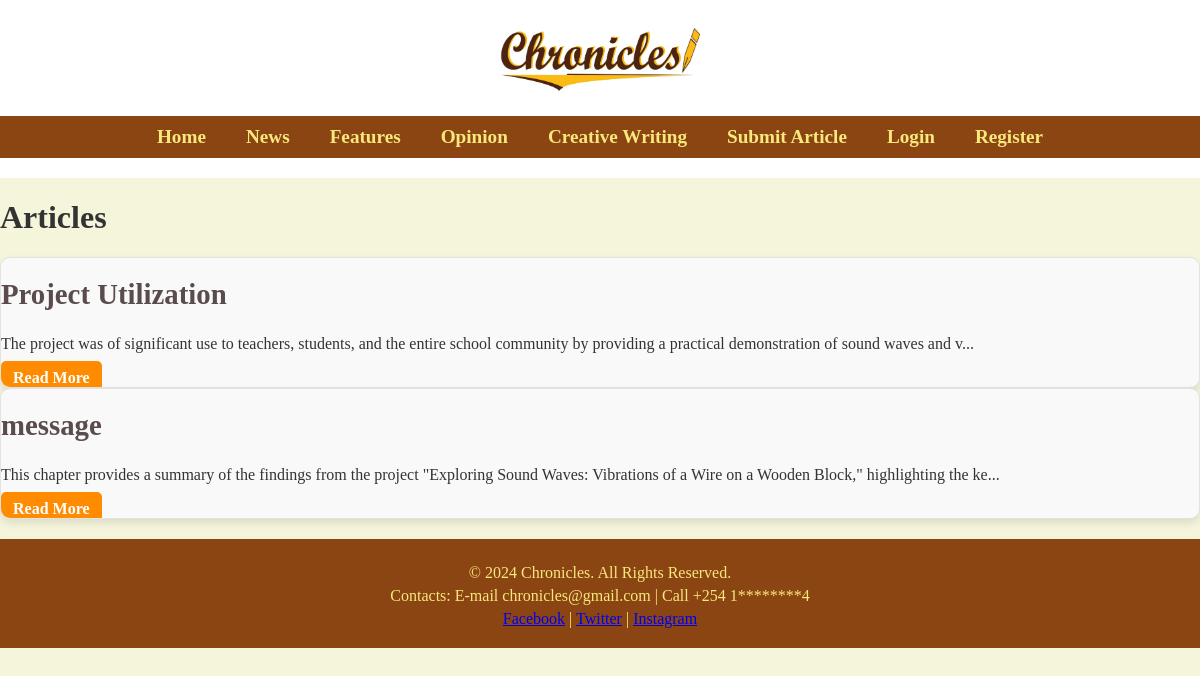
/category/opinion/, run on the app's committed database.
### articles/models.py (models this page shows, shortened)
class Article(models.Model):
    CATEGORY_CHOICES = [
        ('news', 'News'),
        ('features', 'Features'),
        ('opinion', 'Opinion'),
        ('creative', 'Creative'),
    ]
    title = models.CharField(max_length=200)
    content = models.TextField()
    image = models.ImageField(upload_to='article_images/', blank=True, null=True)
    category = models.CharField(max_length=20, choices=CATEGORY_CHOICES)
    approved = models.BooleanField(default=False)
    created_at = models.DateTimeField(auto_now_add=True)
    def short_content(self):
        return self.content[:150] + "..." if len(self.content) > 150 else self.content

### articles/views.py (the view)
# urls.py: path('category/<str:category>/', views.category_view, name='category_view'),
def category_view(request, category):
    articles = Article.objects.filter(category=category)
    return render(request, 'articles/category.html', {'articles':articles})

### articles/templates/articles/category.html (shortened to what this page needs)
{% extends 'base.html' %}
{% block content %}
<h1>{{ category|title }} Articles</h1>
<div class="article-list">
    {% for article in articles %}
        <div class="article-card">
            <h2>{{ article.title }}</h2>
            <p>{{ article.short_content }}</p>
            <a href="{% url 'article_detail' article.id %}" class="read-more">Read More</a>
        </div>
    {% endfor %}
</div>
{% endblock %}

### articles/static/articles/styles.css (style rules this page uses)
body { font-family: 'Century Schoolbook', serif; background-color: #F5F5DC; margin: 0; padding: 0; color: #333; box-sizing: border-box; }
h2 { color: #5A4C4C; margin-top: 20px; font-size: 1.8em; }
.article-card { background-color: #F9F9F9; border: 1px solid #E3E3E3; border-radius: 10px; overflow: hidden; transition: transform 0.3s ease; box-shadow: 0 4px 8px rgba(0, 0, 0, 0.1); }
.read-more { background-color: #FF8C00; color: white; padding: 8px 12px; border-radius: 5px; text-decoration: none; font-weight: bold; transition: background-color 0.3s ease; }

### data on the page
Article: title "Project Utilization", short_content "The project was of significant use to teachers, students, and the entire school community by providing a practical demonstration of sound waves and v..."
Article: title "message", short_content "This chapter provides a summary of the findings from the project \"Exploring Sound Waves: Vibrations of a Wire on a Wooden Block,\" highlighting the ke..."
